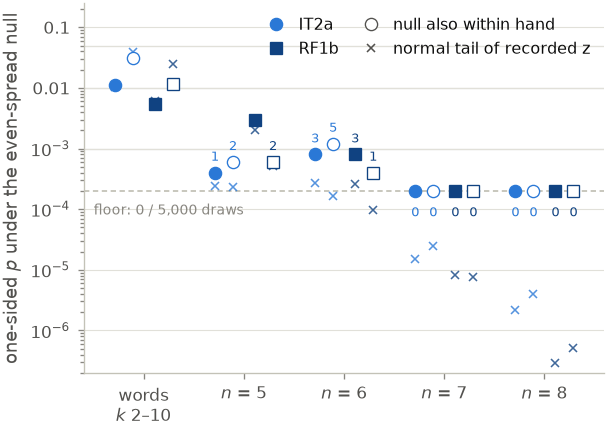

The script that drew this image:
"""Figure: how often does even spreading of the rare material reproduce the observed
D = conjugate − nested-adjacent excess?  Empirical tail from 5,000 permutation draws
per cell (§12; data/leaf_test_pvalue.json).

y = empirical p = (#draws ≥ observed + 1)/(n + 1), log scale; a cell with 0/5,000
draws sits on the floor 1/5001 and is labelled "0".  Filled: null permutes page
contents within quire × language; hollow: also within scribal hand.  Small crosses:
normal-tail p for the recorded z (for reference only).
"""

import json
import os

import numpy as np
from scipy.stats import norm

from style import *  # noqa: F401,F403

HERE = os.path.dirname(os.path.abspath(__file__))
DATA = os.path.join(HERE, "..", "data")
P = json.load(open(os.path.join(DATA, "leaf_test_pvalue.json")))

UNITS = [("words_k2to10", "words\n$k$ 2–10"), ("n5_all_k2to10", "$n$ = 5"), ("n6_all_k2to10", "$n$ = 6"),
         ("n7_all_k2to10", "$n$ = 7"), ("n8_all_k2to10", "$n$ = 8")]
NULLS = [("quire+lang", False, -0.09), ("quire+lang+hand", True, 0.09)]
TR = (("IT2a", C_IT2A, MARK_IT2A, -0.2), ("RF1b", C_RF1B, MARK_RF1B, 0.2))
N = 5000
FLOOR = 1 / (N + 1)

fig, ax = plt.subplots(figsize=(W_TWO_THIRDS, 3.0))
for i, (ukey, ulab) in enumerate(UNITS):
    for nkey, hollow, dn in NULLS:
        for tr, col, mk, dt in TR:
            cell = P[tr][f"{ukey}/{nkey}"]["perm"]
            n_ge, z = cell["n_ge"], cell["z"]
            p = (n_ge + 1) / (N + 1)
            x = i + dt + dn
            ax.plot(x, p, marker=mk, color=col, mfc="white" if hollow else col, mec=col, ms=5.5, ls="none", zorder=4)
            ax.plot(x, norm.sf(z), marker="x", color=col, ms=3.5, mew=0.7, ls="none", zorder=3, alpha=0.8)
            if n_ge == 0:
                ax.annotate("0", (x, p), xytext=(0, -7), textcoords="offset points", ha="center", va="top", fontsize=5.8, color=col)
            elif n_ge <= 5:
                ax.annotate(str(n_ge), (x, p), xytext=(0, 4), textcoords="offset points", ha="center", va="bottom", fontsize=5.8, color=col)

ax.set_yscale("log")
ax.set_ylim(2e-7, 0.25)
ax.axhline(FLOOR, color=AXIS, lw=0.8, ls=(0, (3, 2)), zorder=1)
ax.text(-0.5, FLOOR * 0.62, "floor: 0 / 5,000 draws", fontsize=6.3, color=MUTED, ha="left", va="top")
for pv, lab in ((0.05, "0.05"), (0.01, "0.01"), (0.001, "1/1,000")):
    ax.axhline(pv, color=GRID, lw=0.6, zorder=0)
ax.set_yticks([0.1, 0.01, 1e-3, 1e-4, 1e-5, 1e-6])
ax.set_yticklabels(["0.1", "0.01", "10$^{-3}$", "10$^{-4}$", "10$^{-5}$", "10$^{-6}$"])
ax.set_xticks(np.arange(len(UNITS)))
ax.set_xticklabels([u[1] for u in UNITS])
ax.set_xlim(-0.6, len(UNITS) - 0.4)
ax.set_ylabel("one-sided $p$ under the even-spread null")
h = [
    mpl.lines.Line2D([], [], marker=MARK_IT2A, color=C_IT2A, ls="none", ms=5.5, label="IT2a"),
    mpl.lines.Line2D([], [], marker=MARK_RF1B, color=C_RF1B, ls="none", ms=5.5, label="RF1b"),
    mpl.lines.Line2D([], [], marker="o", mfc="white", mec=INK2, ls="none", ms=5.5, label="null also within hand"),
    mpl.lines.Line2D([], [], marker="x", color=INK2, ls="none", ms=3.5, mew=0.7, label="normal tail of recorded z"),
]
ax.legend(handles=h, loc="upper right", ncol=2, columnspacing=1.0, handletextpad=0.4)
save(fig, "fig_leaf_test_tail")
